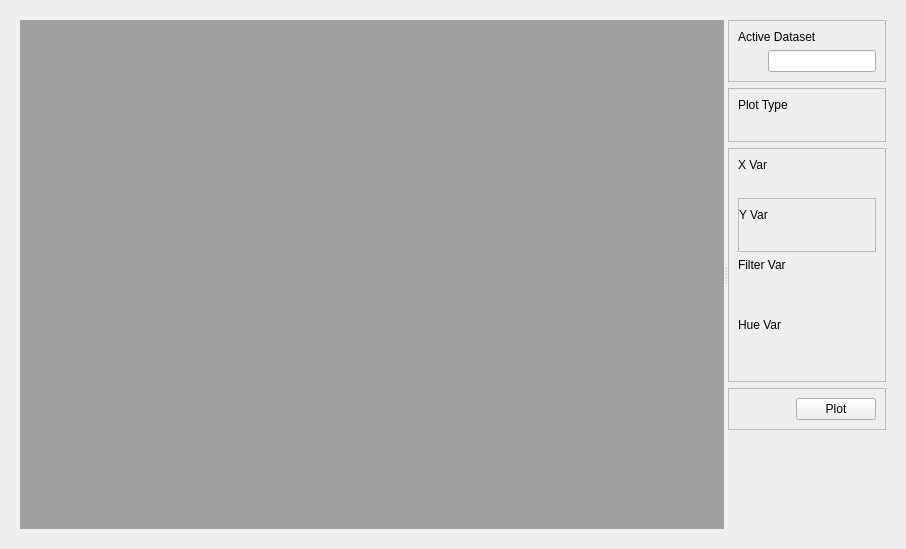
<?xml  version="1.0"  encoding="UTF-8"?>
<ui  version="4.0">
  <class>Form</class>
  <widget  class="QWidget"  name="Form">
      
    <property  name="geometry">
      <rect>
        <x>0</x>
        <y>0</y>
        <width>906</width>
        <height>549</height>
      </rect>
    </property>
    
    <property  name="windowTitle">
      <string>Form</string>
    </property>

    <layout  class="QVBoxLayout"  name="horizontalLayout">
      <item>
        
        <widget class="QWidget" name="verticalLayoutWidget">

    
            <layout  class="QHBoxLayout"  name="horizontalLayout">
                
            <item>
                <widget  class="QSplitter"  name="splitter">
                    
                <property  name="orientation">
                    <enum>Qt::Horizontal</enum>
                </property>
                
                <widget  class="QWidget"  name="wViewer">
                    <property  name="sizePolicy">
                    <sizepolicy  hsizetype="Preferred"  vsizetype="Preferred">
                        <horstretch>8</horstretch>
                        <verstretch>0</verstretch>
                    </sizepolicy>
                    </property>
                    <layout  class="QVBoxLayout"  name="vlViewer">
                    <item>
                        <widget  class="QMdiArea"  name="mdiArea"/>
                    </item>
                    </layout>
                </widget>
                
                <widget  class="QWidget"  name="wOptions">
                    <property  name="sizePolicy">
                    <sizepolicy  hsizetype="Minimum"  vsizetype="Minimum">
                        <horstretch>1</horstretch>
                        <verstretch>0</verstretch>
                    </sizepolicy>
                    </property>
                    
                    <layout  class="QVBoxLayout"  name="vlOptions">

                    <item>
                        <widget  class="QFrame"  name="wActiveDset">
                        <property  name="frameShape">
                            <enum>QFrame::StyledPanel</enum>
                        </property>
                        <property  name="frameShadow">
                            <enum>QFrame::Raised</enum>
                        </property>
                        <property  name="lineWidth">
                            <number>8</number>
                        </property>

                        <layout  class="QVBoxLayout"  name="vlActiveDset">                            
                            <item>
                            <widget  class="QLabel"  name="label_activeDset">
                                <property  name="text">
                                <string>Active Dataset</string>
                                </property>
                            </widget>
                            </item>

                            <item>
                            <layout  class="QHBoxLayout"  name="horizontalLayout_5">
                                <item>
                                <spacer  name="horizontalSpacer_5">
                                    <property  name="orientation">
                                    <enum>Qt::Horizontal</enum>
                                    </property>
                                    
                                    <property name="sizeType">
                                        <enum>QSizePolicy::Fixed</enum>
                                    </property>
                                    
                                    <property  name="sizeHint"  stdset="0">
                                    <size>
                                        <width>30</width>
                                        <height>20</height>
                                    </size>
                                    </property>
                                </spacer>
                                </item>
                                <item>
                                    <widget  class="QLineEdit"  name="edit_activeDset">
                                        <property  name="text">
                                        <string> </string>
                                        </property>
                                    </widget>
                                </item>
                            </layout>
                            </item>
                            
                        </layout>
                        </widget>
                    </item>

                    <item>
                        <widget  class="QFrame"  name="wPlotType">
                        <property  name="frameShape">
                            <enum>QFrame::StyledPanel</enum>
                        </property>
                        <property  name="frameShadow">
                            <enum>QFrame::Raised</enum>
                        </property>
                        <property  name="lineWidth">
                            <number>8</number>
                        </property>
                        
                        <layout  class="QVBoxLayout"  name="vlTmp">
                            <item>
                            <widget  class="QLabel"  name="label_select">
                                <property  name="text">
                                <string>Plot Type</string>
                                </property>
                            </widget>
                            </item>
                            
                            <item>
                            <layout  class="QHBoxLayout"  name="horizontalLayout_5">
                                <item>
                                <spacer  name="horizontalSpacer_5">
                                    <property  name="orientation">
                                    <enum>Qt::Horizontal</enum>
                                    </property>
                                    
                                    <property name="sizeType">
                                        <enum>QSizePolicy::Fixed</enum>
                                    </property>
                                    
                                    <property  name="sizeHint"  stdset="0">
                                    <size>
                                        <width>30</width>
                                        <height>20</height>
                                    </size>
                                    </property>
                                </spacer>
                                </item>
                                <item>
                                    <layout  class="QHBoxLayout"  name="vlPlotType"/>
                                </item>
                                
                            </layout>
                            </item>
                        </layout>
                        
                        </widget>
                    </item>                    
                    
                    <item>
                        <widget  class="QFrame"  name="wVars">
                            <property  name="frameShape">
                                <enum>QFrame::StyledPanel</enum>
                            </property>
                            <property  name="frameShadow">
                                <enum>QFrame::Raised</enum>
                            </property>
                            <property  name="lineWidth">
                                <number>8</number>
                            </property>
                        
                            <layout  class="QVBoxLayout"  name="vlTmp">

                            <item>
                            <widget  class="QLabel"  name="label_select">
                                <property  name="text">
                                <string>X Var</string>
                                </property>
                            </widget>
                            </item>
                            
                            <item>
                            <layout  class="QHBoxLayout"  name="horizontalLayout_5">
                                <item>
                                <spacer  name="horizontalSpacer_5">
                                    <property  name="orientation">
                                    <enum>Qt::Horizontal</enum>
                                    </property>
                                    
                                    <property name="sizeType">
                                        <enum>QSizePolicy::Fixed</enum>
                                    </property>
                                    
                                    <property  name="sizeHint"  stdset="0">
                                    <size>
                                        <width>30</width>
                                        <height>20</height>
                                    </size>
                                    </property>
                                </spacer>
                                </item>
                                <item>
                                <layout  class="QVBoxLayout"  name="vlComboX"/>
                                </item>
                            </layout>
                            </item>
                            
                            <item>
                            <widget  class="QFrame"  name="wYVar">
                                <property  name="frameShape">
                                    <enum>QFrame::StyledPanel</enum>
                                </property>
                                <layout  class="QVBoxLayout"  name="vlYVar">
                                    <property name="leftMargin">
                                        <number>0</number>
                                    </property>
                                    <property name="rightMargin">
                                        <number>0</number>
                                    </property>
                                    <item>
                                        <widget  class="QLabel"  name="label_select">
                                        <property  name="text">
                                            <string>Y Var</string>
                                        </property>
                                        </widget>
                                    </item>
                                    <item>
                                    <layout  class="QHBoxLayout"  name="horizontalLayout_5">
                                        <item>
                                        <spacer  name="horizontalSpacer_5">
                                            <property  name="orientation">
                                            <enum>Qt::Horizontal</enum>
                                            </property>
                                            
                                            <property name="sizeType">
                                                <enum>QSizePolicy::Fixed</enum>
                                            </property>
                                            
                                            <property  name="sizeHint"  stdset="0">
                                            <size>
                                                <width>30</width>
                                                <height>20</height>
                                            </size>
                                            </property>
                                        </spacer>
                                        </item>
                                        <item>
                                        <layout  class="QVBoxLayout"  name="vlComboY"/>
                                        </item>
                                    </layout>
                                    </item>
                                </layout>
                            </widget>
                            </item>
                    
                            <item>
                            <widget  class="QLabel"  name="label_filter">
                                <property  name="text">
                                <string>Filter Var</string>
                                </property>
                            </widget>
                            </item>
                            
                            <item>
                            <layout  class="QHBoxLayout"  name="box_filter">
                                <item>
                                <spacer  name="horizontalSpacer_6">
                                    <property  name="orientation">
                                    <enum>Qt::Horizontal</enum>
                                    </property>

                                    <property name="sizeType">
                                        <enum>QSizePolicy::Fixed</enum>
                                    </property>
                                    
                                    <property  name="sizeHint"  stdset="0">
                                    <size>
                                        <width>30</width>
                                        <height>20</height>
                                    </size>
                                    </property>
                                </spacer>
                                </item>
                                <item>
                                <layout  class="QVBoxLayout"  name="vlComboFilter"/>
                                </item>
                            </layout>
                            </item>
                            
                            <item>
                            <layout  class="QHBoxLayout"  name="horizontalLayout_6">
                                <item>
                                <spacer  name="horizontalSpacer_6">
                                    <property  name="orientation">
                                    <enum>Qt::Horizontal</enum>
                                    </property>
                                    
                                    <property name="sizeType">
                                        <enum>QSizePolicy::Fixed</enum>
                                    </property>
                                    
                                    <property  name="sizeHint"  stdset="0">
                                    <size>
                                        <width>30</width>
                                        <height>20</height>
                                    </size>
                                    </property>
                                </spacer>
                                </item>
                                <item>
                                <layout  class="QHBoxLayout"  name="hlComboFilterVal"/>
                                </item>
                            </layout>
                            </item>

                            <item>
                            <widget  class="QLabel"  name="label_select3">
                                <property  name="text">
                                <string>Hue Var</string>
                                </property>
                            </widget>
                            </item>
                            
                            <item>
                            <layout  class="QHBoxLayout"  name="horizontalLayout_7">
                                <item>
                                <spacer  name="horizontalSpacer_7">
                                    <property  name="orientation">
                                    <enum>Qt::Horizontal</enum>
                                    </property>
                                    
                                    <property name="sizeType">
                                        <enum>QSizePolicy::Fixed</enum>
                                    </property>
                                    
                                    <property  name="sizeHint"  stdset="0">
                                    <size>
                                        <width>30</width>
                                        <height>20</height>
                                    </size>
                                    </property>
                                </spacer>
                                </item>
                                <item>
                                <layout  class="QVBoxLayout"  name="vlComboHue"/>
                                </item>
                            </layout>
                            </item>
                            
                            <item>
                            <layout  class="QHBoxLayout"  name="horizontalLayout_7">
                                <item>
                                <spacer  name="horizontalSpacer_7">
                                    <property  name="orientation">
                                    <enum>Qt::Horizontal</enum>
                                    </property>
                                    
                                    <property name="sizeType">
                                        <enum>QSizePolicy::Fixed</enum>
                                    </property>
                                    
                                    <property  name="sizeHint"  stdset="0">
                                    <size>
                                        <width>30</width>
                                        <height>20</height>
                                    </size>
                                    </property>
                                </spacer>
                                </item>
                                <item>
                                <layout  class="QHBoxLayout"  name="hlComboHueVal"/>
                                </item>
                            </layout>
                            </item>

                            </layout>
                        </widget>
                    </item>

                    <item>
                        <widget  class="QFrame"  name="wPlotBtn">
                        <property  name="frameShape">
                            <enum>QFrame::StyledPanel</enum>
                        </property>
                        <property  name="frameShadow">
                            <enum>QFrame::Raised</enum>
                        </property>
                        <property  name="lineWidth">
                            <number>8</number>
                        </property>
                            <layout  class="QHBoxLayout"  name="horizontalLayout_8">
                            <item>
                                <spacer  name="horizontalSpacer_8">
                                <property  name="orientation">
                                    <enum>Qt::Horizontal</enum>
                                </property>
                                
                                <property  name="sizeHint"  stdset="0">
                                    <size>
                                    <width>40</width>
                                    <height>20</height>
                                    </size>
                                </property>
                                </spacer>
                            </item>
                            <item>
                                <widget  class="QPushButton"  name="plotBtn">
                                <property  name="text">
                                    <string>Plot</string>
                                </property>
                                </widget>
                            </item>
                            </layout>
                        </widget>
                    </item>
                    
                    <item>
                        <spacer  name="verticalSpacer">
                        <property  name="orientation">
                            <enum>Qt::Vertical</enum>
                        </property>
                        <property  name="sizeHint"  stdset="0">
                            <size>
                            <width>20</width>
                            <height>40</height>
                            </size>
                        </property>
                        </spacer>
                    </item>
                    
                    </layout>
                </widget>
                </widget>
            </item>
            </layout>

        </widget>
      </item>

      </layout>
            
        
  </widget>
  <resources/>
  <connections/>
</ui>
